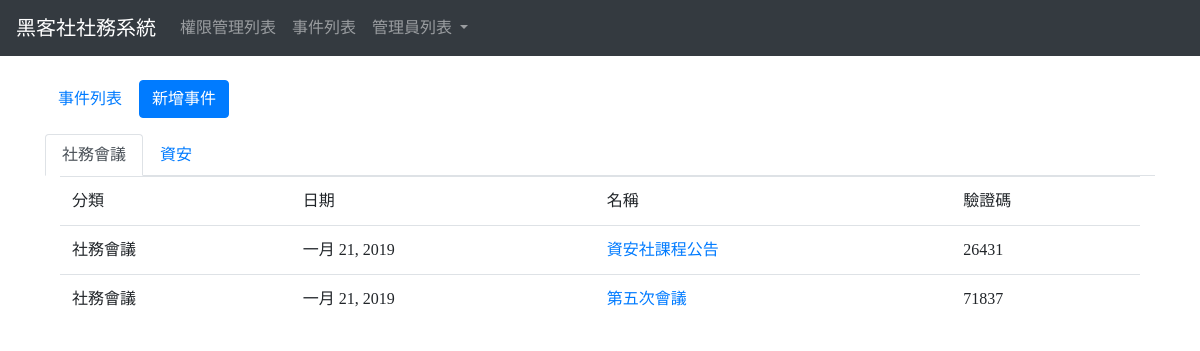
Page /club/event/ on the earlier database version.
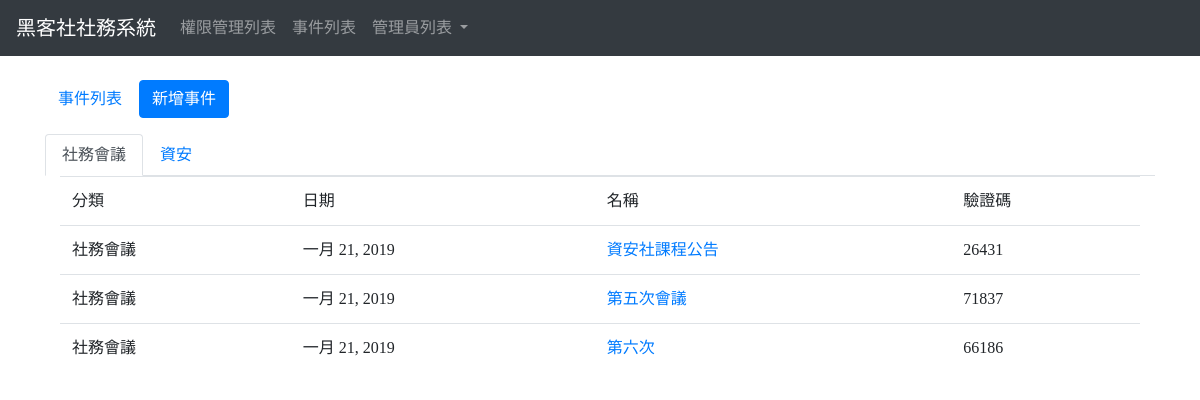
Same page on the later database version.
### club/models.py (models this page shows, shortened)
class Event(models.Model):
    name = models.CharField(max_length=255)
    token = models.UUIDField(db_index=True, default=uuid.uuid4)
    created = models.DateTimeField(auto_now_add=True, editable=False)
    last_updated = models.DateTimeField(auto_now=True, editable=False)
    date = models.DateField()
    checkcode = models.CharField(max_length=5)
    category = models.ForeignKey(
        Category,
        on_delete=models.CASCADE, related_name="categorys"
    )
    class Meta:
        ordering = ('category','date',)
    def get_absolute_url(self):
        return reverse('club_event_detail', args=(self.token,))

class Category(models.Model):
    name = models.CharField(max_length=255)
    editer = models.ForeignKey(
        Group,
        on_delete=models.CASCADE, related_name="editer"
    )
    viewer = models.ForeignKey(
        Group,
        on_delete=models.CASCADE, related_name="viewer"
    )
    class Meta:
        ordering = ('-pk',)
    def __str__(self):
        return u'%s' % self.name

### club/views.py (the view)
# urls.py: url(r'^club/event/$', views.EventListView.as_view(), name='club_event_list'),
class EventListView(ListView):
    model = Event

### club/templates/club/event_list.html (shortened to what this page needs)
{% extends "base.html" %} {% load static %} {% block content %}
<p><a class="btn btn-default" href="{% url 'club_event_list' %}">事件列表</a>
    <a class="btn btn-primary" href="{% url 'club_event_create' %}">新增事件</a></p>
<ul class="nav nav-tabs" role="tablist">
    {% for object in object_list %} {% ifchanged object.category %}
    <li class="nav-item">
        <a class="nav-link{% if forloop.first %} active{% endif %}" data-toggle="tab" href="#{{ object.category }}">{{ object.category }}
        </a>
    </li>
    {% endifchanged %} {% endfor %}
</ul>
<div class="tab-content ">
    {% for object in object_list %} {% ifchanged object.category %}
<div id="{{ object.category }}" class="container tab-pane {% if forloop.first %} active {% endif %}">
    <table class="table">
        <tr>
        <td>分類</td>
        <td>日期</td>
        <td>名稱</td>
        <td>驗證碼</td>
    </tr>
    {% for i in object_list %}
    {% ifequal object.category i.category %}
    <tr>
    <td>{{ i.category }} </a></td>
    <td>{{ i.date }}</td>
    <td><a href="{{i.get_absolute_url}}">{{ i.name }}</a></td>
    <td>{{ i.checkcode }}</td>
    </tr>
    {% endifequal %}
    {% endfor %}</table></div> {% endifchanged %} {% endfor %}
        </div>
        {% endblock %}

Differences in the rows shown:
added Event: category "社務會議", date "一月 21, 2019", name "第六次", checkcode "66186"
